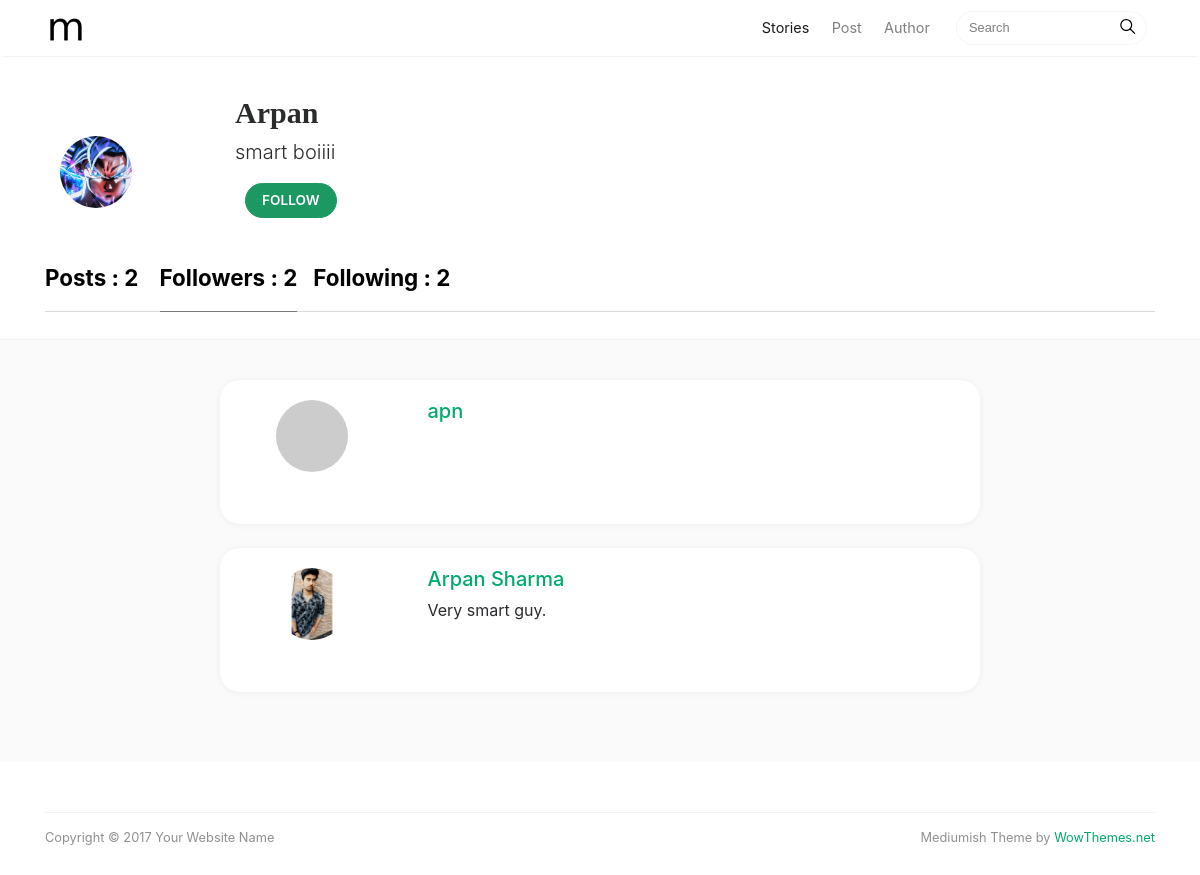
Screenshot of /arp/followers/ with the database file from the repository.
### me/models.py (models this page shows)
class Me(models.Model):
    user_id = models.IntegerField()
    image = models.ImageField(null=True, blank=True, upload_to=image_name)
    name = models.TextField()
    bio = models.TextField()

class Connect(models.Model):
    username = models.TextField()

### homepage/views.py (the view)
# urls.py: path('<str:username>/followers/', views.followers, name="followers"),
def followers(request, username):
    con = get_object_or_404(Connect, username=username)
    usr = get_object_or_404(Me, user_id=con.id)
    posts = Post.objects.filter(user_id=con.id)
    fol = Follow.objects.filter(followed=con.id)
    following = Follow.objects.filter(follower=con.id)
    di = dict()
    for follow in fol:
        di[Connect.objects.filter(id=follow.follower).first()] = Me.objects.filter(user_id=follow.follower).first()
    if request.user.is_authenticated:
        curr_con = Connect.objects.filter(username=request.user.username).first()
        curr_usr = Me.objects.filter(user_id=curr_con.id).first()
        follow = Follow.objects.filter(follower=curr_con.id).filter(followed=con.id).first()
        if con.id == curr_con.id:
            thisisuser = True
        else:
            thisisuser = False
    else:
        curr_con = None
        curr_usr = None
        follow = None
        thisisuser = None
    context = {
        'con':con,
        'usr':usr,
        'followers':fol,
        'following':following,
        'di':di,
        'posts':posts,
        'curr_con':curr_con,
        'curr_usr':curr_usr,
        'follow':follow,
        'thisisuser':thisisuser
    }
    return render(request, "followers.html", context)

### templates/followers.html (shortened to what this page needs)
{% load static %}
<!DOCTYPE html>
<html lang="en">
<head>
<link href="{% static 'assets/css/bootstrap.min.css' %}" rel="stylesheet">
<link href="https://maxcdn.bootstrapcdn.com/font-awesome/4.7.0/css/font-awesome.min.css" rel="stylesheet">
<link href="{% static 'assets/css/mediumish.css' %}" rel="stylesheet">
</head>
<body>
<nav class="navbar navbar-toggleable-md navbar-light bg-white fixed-top mediumnavigation">
<div class="container">
	<a class="navbar-brand" href="index.html">
    <img src="{% static 'assets/img/logo.png' %}" alt="">
  </a>
	<div class="collapse navbar-collapse" id="navbarsExampleDefault">
		<ul class="navbar-nav ml-auto">
			<li class="nav-item active">
			<a class="nav-link" href="index.html">Stories <span class="sr-only">(current)</span></a>
			</li>
      <li class="nav-item">
			<a class="nav-link" href="post.html">Post</a>
			</li>
			<li class="nav-item">
			<a class="nav-link" href="author.html">Author</a>
			</li>
		</ul>
		<form class="form-inline my-2 my-lg-0">
			<input class="form-control mr-sm-2" type="text" placeholder="Search">
			<span class="search-icon"><svg class="svgIcon-use" width="25" height="25" viewbox="0 0 25 25"><path d="M20.067 18.933l-4.157-4.157a6 6 0 1 0-.884.884l4.157 4.157a.624.624 0 1 0 .884-.884zM6.5 11c0-2.62 2.13-4.75 4.75-4.75S16 8.38 16 11s-2.13 4.75-4.75 4.75S6.5 13.62 6.5 11z"></path></svg></span>
		</form>
	</div>
</div>
</nav>
<div class="container">
	<div class="mainheading">
		<div class="row post-top-meta authorpage">
			<div class="col-2">
				<div class="col-md-2 col-xs-12">
					{% if usr.image %}
					<img class="author-thumb" style="object-fit: cover;" src="/media/{{usr.image}}" alt="Sal">
					{% else %}
					<img class="author-thumb" src="https://www.gravatar.com/avatar/e56154546cf4be74e393c62d1ae9f9d4?s=250&amp;d=mm&amp;r=x" alt="Sal">
					{% endif %}
				</div>
			</div>
			<div class="col-10">
				{% if usr.name %}
				<h1 class="sitetitle">{{usr.name}}</h1>
				{% else %}
				<h1 class="sitetitle">{{con.username}}</h1>
				{% endif %}
				<p class="lead">
					 {{usr.bio}}
				</p>
			{% if not thisisuser %}
			{% if follow %}
			<a href="#" id="followbutton" onclick="followbutton(event, '{{con.username}}')" class="btn follow p-2">Following</a>
			{% else %}
			<a href="#" id="followbutton" onclick="followbutton(event, '{{con.username}}')" class="btn subscribe">Follow</a>
			{% endif %}
			{% endif %}
			</div>
		</div>
	</div>
	<section class="featured-posts">
	<div class="section-title">
		<h2><a href="/{{con.username}}/" style="color: black;">Posts : {{posts.count}}</a> &nbsp;&nbsp;
			<span><a href="/{{con.username}}/followers/" style="color: black;" id="followers">Followers : {{followers.count}}</a></span>&nbsp;&nbsp;
			<a href="/{{con.username}}/following/" style="color: black;" id="following">Following : {{following.count}}</a>
		</h2>
	</div>
</section>
</div>
<div class="graybg authorpage">
	<div class="container">
		<div class="listrecent listrelated">
			{% if di %}
            {% for con, usr in di.items %}
			<div class="authorpostbox">
				<div class="card" style="border-radius: 20px;">
					<div class="card-block">
						<div class="row post-top-meta">
                            <div class="col-3" style="display:flex; justify-content: center; align-items: center; overflow: hidden;"><a href="/{{con.username}}/">
                                {% if usr.image %}
                                <img class="author-thumb" style="object-fit: cover;" src="/media/{{usr.image}}" alt="Sal">
                                {% else %}
                                <img class="author-thumb" src="https://www.gravatar.com/avatar/e56154546cf4be74e393c62d1ae9f9d4?s=250&amp;d=mm&amp;r=x" alt="Sal">
                                {% endif %}
                            </a>
                            </div>
                            <div class="col-9"><a href="/{{con.username}}/">
                                {% if usr.name %}
                                <h5>{{usr.name}}</h5>
                                {% else %}
                                <h5>{{con.username}}</h5>
                                {% endif %}
                            </a>
                                <p>{{usr.bio}}</p>
                            </div>
                        </div>
					</div>
				</div>
			</div>
            {% endfor %}
			{% endif %}
		</div>
	</div>
</div>
<div class="container">
	<div class="footer">
	  <p class="pull-left">
	    Copyright &copy; 2017 Your Website Name
	  </p>
	  <p class="pull-right">
	    Mediumish Theme by <a target="_blank" href="https://www.wowthemes.net">WowThemes.net</a>
	  </p>
	<div class="clearfix"></div>
	</div>
</div>
</body>
</html>

### static/assets/css/mediumish.css (style rules this page uses)
body { padding-top:5rem; }
.mainheading { padding:1rem 0rem; }
a { color:#00ab6b; }
a,a:hover { transition:all 0.2s; }
.mediumnavigation { background:rgba(255,255,255,.97); box-shadow:0 2px 2px -2px rgba(0,0,0,.15); }
section { margin-bottom:20px; }
.section-title h2 { border-bottom:1px solid rgba(0,0,0,.15); margin-bottom:25px; font-weight:700; font-size:1.4rem; margin-bottom:27px; }
.section-title span { border-bottom:1px solid rgba(0,0,0,.44); display:inline-block; padding-bottom:20px; margin-bottom:-1px; }
@media (min-width:992px) { .navbar-toggleable-md .navbar-nav .nav-link { padding-right:.7rem; padding-left:.7rem; } }
.author-thumb { width:40px; height:40px; float:left; margin-right:13px; border-radius:100%; }
.post-top-meta { margin-bottom:2rem; }
.post-top-meta .author-thumb { width:72px; height:72px; }
.post-top-meta.authorpage .author-thumb { margin-top:40px; }
.mediumnavigation .form-control { font-size:0.8rem; border-radius:30px; overflow:hidden; border:1px solid rgba(0,0,0,0.04); }
.mediumnavigation .form-inline { margin-left:15px; }
.mediumnavigation .navbar-brand { font-weight:500; }
.mediumnavigation .nav-item,.dropdown-menu { font-size:0.9rem; }
.mediumnavigation .search-icon { margin-left:-40px; display:inline-block; margin-top:3px; cursor:pointer; }
.mediumnavigation .navbar-brand img { max-height:30px; margin-right:5px; }
.mainheading h1.sitetitle { font-family:Righteous; }
.footer { border-top:1px solid rgba(0,0,0,.05)!important; padding-top:15px; padding-bottom:12px; font-size:0.8rem; color:rgba(0,0,0,.44); margin-top:50px; }
.graybg { background-color:#fafafa; padding:40px 0 46px; position:relative; }
.listrelated .card { box-shadow:0 1px 7px rgba(0,0,0,.05); border:0; }
.card { border-radius:4px; }
.btn.subscribe { background-color:#1C9963; border-color:#1C9963; color:rgba(255,255,255,1); fill:rgba(255,255,255,1); border-radius:30px; font-size:0.85rem; margin-left:10px; font-weight:600; text-transform:uppercase; }
.authorpage h1 { font-weight:700; font-size:30px; }
.post-top-meta.authorpage .author-thumb { float:none; }
.graybg.authorpage { border-top:1px solid #f0f0f0; }
.authorpostbox { width:760px; margin:0px auto; margin-bottom:1.5rem; max-width:100%; }

### rows the page displays
Me: image (picture), name "Arpan", bio "smart boiiii"
Connect: username "apn"
Connect: image (picture), name "Arpan Sharma", bio "Very smart guy."

### other values shown
{{ posts.count }} "2"
{{ followers.count }} "2"
{{ following.count }} "2"
